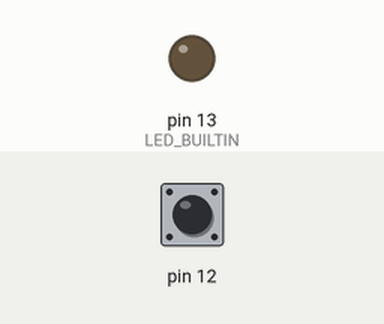
Recording of a sketch running on a simulated Arduino Uno, built with avr-gcc and run on an emulated ATmega328P. Shown: output pins drawn as LEDs (lit = HIGH). Dashed ring = blinking. Inputs (shaded band) come from the test bench; at power-on: pin 12 LOW. No radio packets arrive unless stated.

Above: at 1.2 s.
1.3 s: pin 12 pulsed HIGH 2 times (0.12 s each, 0.3 s apart)
At 1.62 s:
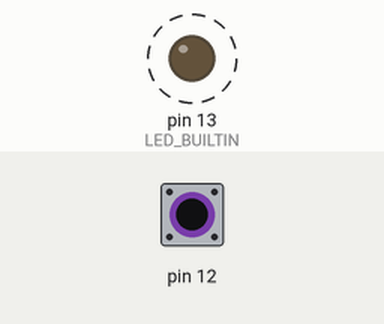
Timing chart, 0 to 10.3 s (numbered marks = the images above; inputs shaded):
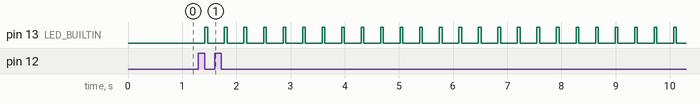

The sketch:

Density_Based_Traffic_Tx.ino
```cpp
#include <RH_ASK.h>
#include <SPI.h> // Not actually used but needed to compile

// tx/rx configuration
const int txSpeed = 2000;
const int rxPin = 5;
const int txPin = 6;
const int pttPin = 7;
int i=0;

RH_ASK driver(txSpeed, rxPin, txPin, pttPin);

void setup()
{
 if(!driver.init())
 {
  Serial.println("rf driver init failed");
 }
 pinMode(LED_BUILTIN,OUTPUT);
 pinMode(12,INPUT);
}

void loop()
{
 const char *msg = "AMB";
 if(digitalRead(12))
 {
  while(digitalRead(12));
  for(i=0;i<100;i++)
  {
   digitalWrite(LED_BUILTIN, HIGH);
   delay(50);
   digitalWrite(LED_BUILTIN, LOW);
   delay(50);
   driver.send((uint8_t *)msg, strlen(msg));
   driver.waitPacketSent();
   delay(200);
  }
 }
}
```

Measured:
- after the input at 1.3 s, pin 13 (LED_BUILTIN): alternates HIGH for 0.05 s and LOW for 0.31 s, starting after 0.12 s
